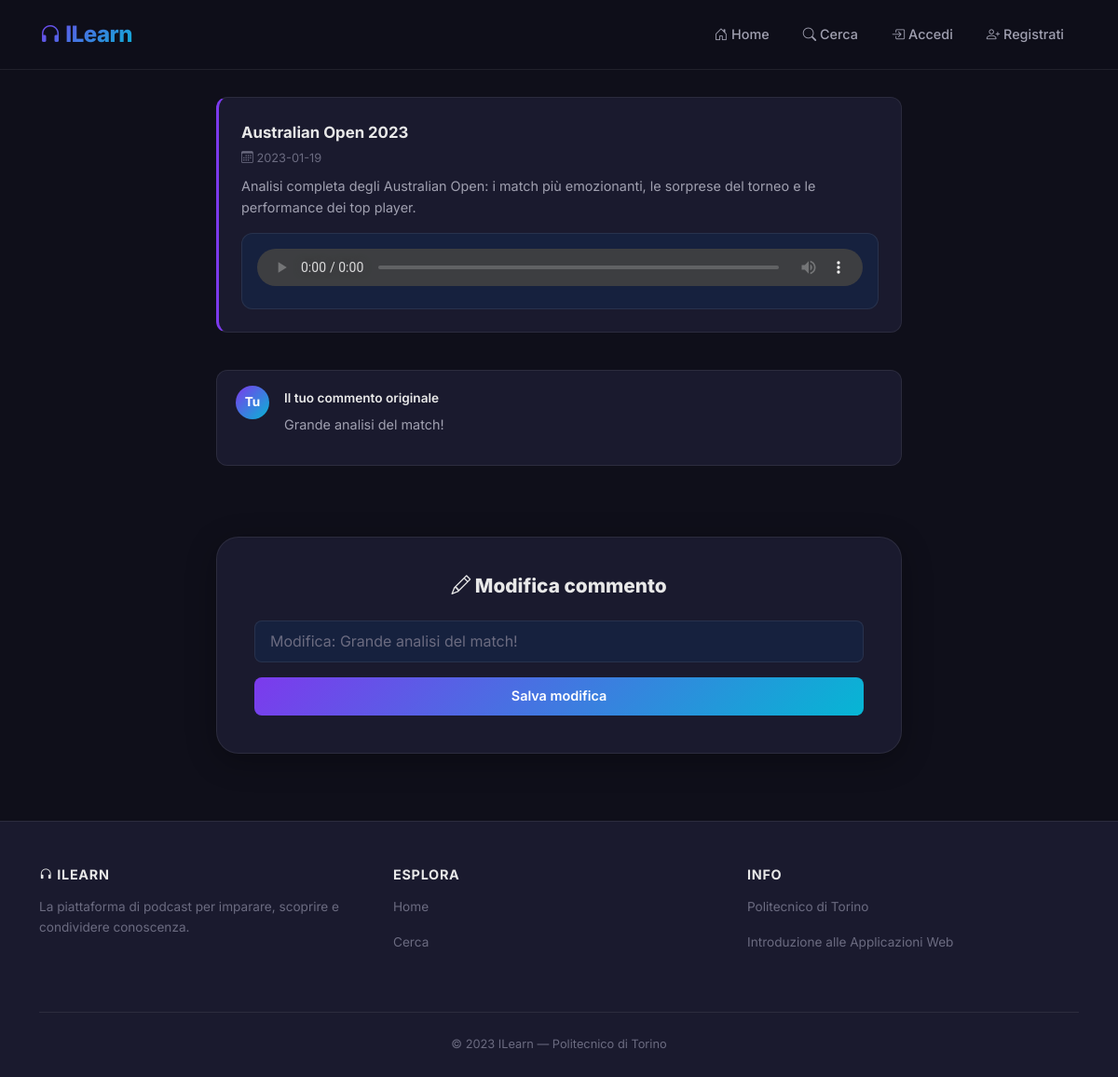
Page /modificaCommento/3 (signed in) on the committed database.
### tables this page shows
CREATE TABLE "EPISODI" (
	"episodio_id"	INTEGER NOT NULL,
	"podcast_id"	INTEGER NOT NULL,
	"Titolo"	TEXT NOT NULL,
	"Descrizione"	TEXT NOT NULL,
	"DataCreazione"	TEXT NOT NULL,
	"Estensione"	TEXT NOT NULL, Durata REAL DEFAULT NULL,
	PRIMARY KEY("episodio_id" AUTOINCREMENT),
	FOREIGN KEY("podcast_id") REFERENCES "PODCAST"("podcast_id") ON DELETE CASCADE
);

CREATE TABLE "COMMENTI" (
	"commento_id"	INTEGER NOT NULL,
	"episodio_id"	INTEGER NOT NULL,
	"utente_id"	INTEGER NOT NULL,
	"Testo"	TEXT NOT NULL,
	PRIMARY KEY("commento_id" AUTOINCREMENT),
	FOREIGN KEY("utente_id") REFERENCES "UTENTI"("ID") ON DELETE CASCADE,
	FOREIGN KEY("episodio_id") REFERENCES "EPISODI"("episodio_id") ON DELETE CASCADE
);

### app.py (the view)
@app.route('/modificaCommento/<commento_id>')
@login_required
def modificaCommento(commento_id):
    commento = db_interaction.get_commento_by_id(commento_id)
    if commento:
        episodio = db_interaction.getEpisodio_byCommentoID(commento_id)
        podcast = db_interaction.get_podcast_by_id(episodio['podcast_id'])
        if int(podcast['utente_id']) == int(current_user.get_id()):
            return render_template('modificaCommento.html', episodio=episodio, commento=commento)
        else:
            flash('Non sei il creatore di questo podcast', 'danger')
            return redirect(url_for('home'))
    else:
        flash('La richiesta non è andata a buon fine', "danger")
        return redirect(url_for('home'))

### app.py (called while the page is built)
@login_manager.user_loader
def load_user(user_id):
    db_user = db_interaction.get_user_with_password_by_id(user_id)
    user = User(id=db_user['ID'], email=db_user['Email'], password=db_user['Password'], type=db_user['Tipo'], username=db_user['Username'])
    return user

### db_interaction.py (called while the page is built)
def get_user_with_password_by_id(id):
    conn = sqlite3.connect('db/podcast.db')
    conn.row_factory = sqlite3.Row
    cursor = conn.cursor()
    sql = 'SELECT * FROM UTENTI WHERE ID = ?'
    cursor.execute(sql, (id,))
    user = cursor.fetchone()
    cursor.close()
    conn.close()
    return user

def get_podcast_by_id(podcast_id):
    conn = sqlite3.connect('db/podcast.db')
    conn.row_factory = sqlite3.Row
    cursor = conn.cursor()
    sql = 'SELECT * FROM PODCAST, UTENTI WHERE PODCAST.utente_id = UTENTI.ID AND podcast_id = ?'
    cursor.execute(sql, (podcast_id,))
    podcast = cursor.fetchone()
    cursor.close()
    conn.close()
    return podcast

def getEpisodio_byCommentoID(commento_id):
    conn = sqlite3.connect('db/podcast.db')
    conn.row_factory = sqlite3.Row
    cursor = conn.cursor()
    sql = 'SELECT * FROM EPISODI, COMMENTI WHERE COMMENTI.episodio_id = EPISODI.episodio_id AND commento_id=?'
    cursor.execute(sql, (commento_id,))
    episodio = cursor.fetchone()
    cursor.close()
    conn.close()
    return episodio

def get_commento_by_id(commento_id):
    conn = sqlite3.connect('db/podcast.db')
    conn.row_factory = sqlite3.Row
    cursor = conn.cursor()
    sql = 'SELECT * FROM COMMENTI WHERE commento_id=?'
    cursor.execute(sql, (commento_id,))
    commento = cursor.fetchone()
    cursor.close()
    conn.close()
    return commento

### templates/modificaCommento.html (shortened to what this page needs)
{% extends "base.html" %}
{% block content %}
<div class="py-4">
    <div class="row justify-content-center mb-4" data-aos="fade-up">
        <div class="col-lg-8">
            <div class="episode-item">
                <div class="episode-title">{{ episodio.Titolo }}</div>
                <div class="episode-date"><i class="bi bi-calendar3"></i> {{ episodio.DataCreazione }}</div>
                <p class="episode-desc mt-2">{{ episodio.Descrizione }}</p>
                <div class="audio-player-wrapper mt-2">
                    <audio src="{{ url_for('static', filename='episodio' + episodio.episodio_id|string + 'podcast' + episodio.podcast_id|string + episodio.Estensione) }}" controls></audio>
                </div>
            </div>
        </div>
    </div>
    <div class="row justify-content-center mb-3" data-aos="fade-up" data-aos-delay="100">
        <div class="col-lg-8">
            <div class="comment-card">
                <div class="d-flex gap-3">
                    <div class="comment-avatar">Tu</div>
                    <div>
                        <span class="comment-username">Il tuo commento originale</span>
                        <p class="comment-text">{{ commento.Testo }}</p>
                    </div>
                </div>
            </div>
        </div>
    </div>
    <div class="row justify-content-center" data-aos="fade-up" data-aos-delay="200">
        <div class="col-lg-8">
            <div class="form-glass" style="max-width: 100%;">
                <h5 class="form-title" style="font-size: 1.3rem;"><i class="bi bi-pencil"></i> Modifica commento</h5>
                <form action="/modificaCommento/commento_id" method="POST" enctype="multipart/form-data">
                    <div class="mb-3">
                        <input class="form-control" type="text" placeholder="Modifica: {{ commento.Testo }}" name="testo_commento">
                    </div>
                    <div class="d-grid">
                        <button type="submit" class="btn btn-gradient">Salva modifica</button>
                    </div>
                </form>
            </div>
        </div>
    </div>
</div>
{% endblock %}

### static/style.css (style rules this page uses)
:root { --bg-primary: #0f0f1a; --bg-card: #1a1a2e; --bg-elevated: #16213e; --bg-glass: rgba(255, 255, 255, 0.05); --bg-glass-hover: rgba(255, 255, 255, 0.08); --accent-primary: #7c3aed; --accent-secondary: #06b6d4; --gradient-accent: linear-gradient(135deg, #7c3aed, #06b6d4); --gradient-hero: linear-gradient(135deg, #0f0f1a 0%, #1a1a2e 50%, #16213e 100%); --text-primary: #e8e8e8; --text-secondary: #a0a0b0; --text-muted: #6b6b80; --border-glass: rgba(255, 255, 255, 0.08); --shadow-card: 0 8px 32px rgba(0, 0, 0, 0.3); --shadow-hover: 0 16px 48px rgba(124, 58, 237, 0.15); --shadow-glow: 0 0 20px rgba(124, 58, 237, 0.3); --radius-sm: 8px; --radius-md: 12px; --radius-lg: 16px; --radius-xl: 24px; --transition-fast: 0.2s ease; --transition-normal: 0.3s ease; --transition-slow: 0.5s ease; }
* { margin: 0; padding: 0; box-sizing: border-box; }
body { font-family: 'Inter', sans-serif; background-color: var(--bg-primary); color: var(--text-primary); line-height: 1.6; overflow-x: hidden; min-height: 100vh; display: flex; flex-direction: column; }
.episode-item { background: var(--bg-card); border: 1px solid var(--border-glass); border-left: 3px solid var(--accent-primary); border-radius: var(--radius-md); padding: 1.5rem; margin-bottom: 1rem; transition: all var(--transition-normal); }
.episode-item .episode-title { font-weight: 700; font-size: 1.05rem; color: var(--text-primary); margin-bottom: 0.25rem; }
.episode-item .episode-date { font-size: 0.8rem; color: var(--text-muted); margin-bottom: 0.5rem; }
.episode-item .episode-desc { color: var(--text-secondary); font-size: 0.9rem; }
.audio-player-wrapper { background: var(--bg-elevated); border: 1px solid var(--border-glass); border-radius: var(--radius-md); padding: 1rem; margin-top: 1rem; }
.audio-player-wrapper audio { width: 100%; height: 40px; border-radius: var(--radius-sm); filter: invert(0.05); }
.comment-card { background: var(--bg-card); border: 1px solid var(--border-glass); border-radius: var(--radius-md); padding: 1rem 1.25rem; margin-bottom: 0.75rem; transition: all var(--transition-fast); }
.comment-avatar { width: 36px; height: 36px; border-radius: 50%; background: var(--gradient-accent); display: flex; align-items: center; justify-content: center; font-weight: 700; font-size: 0.85rem; color: white; flex-shrink: 0; }
.comment-username { font-weight: 600; font-size: 0.85rem; color: var(--text-primary); }
.comment-text { color: var(--text-secondary); font-size: 0.9rem; margin-top: 0.25rem; }
.form-glass { background: var(--bg-card); border: 1px solid var(--border-glass); border-radius: var(--radius-xl); padding: 2.5rem; box-shadow: var(--shadow-card); max-width: 480px; margin: 3rem auto; }
.form-glass .form-control, .form-glass .form-select { background: var(--bg-elevated); border: 1px solid var(--border-glass); border-radius: var(--radius-sm); color: var(--text-primary); padding: 0.6rem 1rem; transition: all var(--transition-fast); }
.form-glass .form-control::placeholder { color: var(--text-muted); }
.form-title { font-weight: 800; font-size: 1.8rem; margin-bottom: 1.5rem; text-align: center; }
.btn-gradient { background: var(--gradient-accent); color: white; border: none; border-radius: var(--radius-sm); padding: 0.6rem 1.5rem; font-weight: 600; font-size: 0.9rem; transition: all var(--transition-normal); cursor: pointer; }

### rows in the picture
EPISODI: Titolo "Australian Open 2023", DataCreazione "2023-01-19", Descrizione "Analisi completa degli Australian Open: i match più emozionanti, le sorprese del torneo e le performance dei top player."
COMMENTI: Testo "Grande analisi del match!", testo_commento "Modifica: Grande analisi del match!"
